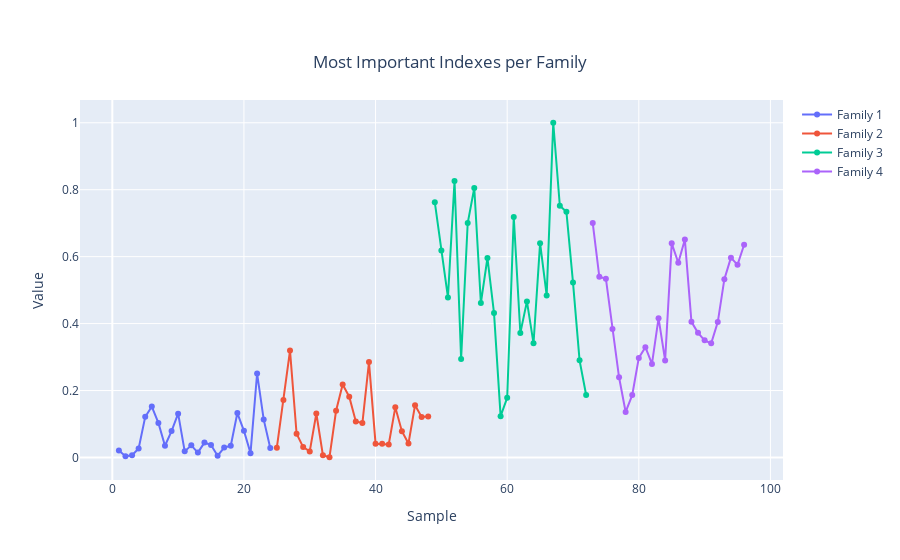

The code cell stored with this chart in its notebook:
### Code cell
import plotly.graph_objects as go

fig = go.Figure()

# Family 1
fig.add_trace(go.Scatter(x = family1.loc["k__Bacteria;p__TM7;c__TM7-3;o__;f__;g__"].index, 
                         y = family1.loc["k__Bacteria;p__TM7;c__TM7-3;o__;f__;g__"],
                         mode = 'lines+markers',
                         name = 'Family 1'))

# Family 2
fig.add_trace(go.Scatter(x = family2.loc["k__Bacteria;p__TM7;c__TM7-3;o__;f__;g__"].index, 
                         y = family2.loc["k__Bacteria;p__TM7;c__TM7-3;o__;f__;g__"],
                         mode = 'lines+markers',
                         name = 'Family 2'))

# Family 3
fig.add_trace(go.Scatter(x = family3.loc["k__Bacteria;p__Firmicutes;c__Bacilli;o__Lactobacillales;f__Streptococcaceae;g__Streptococcus"].index, 
                         y = family3.loc["k__Bacteria;p__Firmicutes;c__Bacilli;o__Lactobacillales;f__Streptococcaceae;g__Streptococcus"],
                         mode='lines+markers',
                         name='Family 3'))

# Family 4
fig.add_trace(go.Scatter(x=family4.loc["k__Bacteria;p__Firmicutes;c__Bacilli;o__Lactobacillales;f__Streptococcaceae;g__Streptococcus"].index, 
                         y=family4.loc["k__Bacteria;p__Firmicutes;c__Bacilli;o__Lactobacillales;f__Streptococcaceae;g__Streptococcus"],
                         mode='lines+markers',
                         name='Family 4'))

fig.update_layout(
    title={
        'text': "Most Important Indexes per Family",
        'y':0.9,
        'x':0.5,
        'xanchor': 'center',
        'yanchor': 'top'},


    xaxis_title="Sample",
    yaxis_title="Value")


fig.show()

fig.write_image("PCA Plots/Important Indexes.png")

### Figure 1 — Plotly figure (JSON) as saved in the notebook; plotly's stock layout.template omitted (floating-point values rounded to 4 significant figures)
{"data": [{"mode": "lines+markers", "name": "Family 1", "type": "scatter", "x": ["1", "2", "3", "4", "5", "6", "7", "8", "9", "10", "11", "12", "13", "14", "15", "16", "17", "18", "19", "20", "21", "22", "23", "24"], "y": [0.02114, 0.003666, 0.006685, 0.02701, 0.1214, 0.1521, 0.1032, 0.03506, 0.07877, 0.1309, 0.01827, 0.03631, 0.01464, 0.04453, 0.03706, 0.00542, 0.02953, 0.03512, 0.1328, 0.07979, 0.01302, 0.2508, 0.1138, 0.0285]}, {"mode": "lines+markers", "name": "Family 2", "type": "scatter", "x": ["25", "26", "27", "28", "29", "30", "31", "32", "33", "34", "35", "36", "37", "38", "39", "40", "41", "42", "43", "44", "45", "46", "47", "48"], "y": [0.02945, 0.1718, 0.3193, 0.07074, 0.03111, 0.01821, 0.1315, 0.006763, 0.0007199, 0.1395, 0.2178, 0.1818, 0.1076, 0.1029, 0.285, 0.04121, 0.04078, 0.0389, 0.1499, 0.07845, 0.04178, 0.1562, 0.1209, 0.1225]}, {"mode": "lines+markers", "name": "Family 3", "type": "scatter", "x": ["49", "50", "51", "52", "53", "54", "55", "56", "57", "58", "59", "60", "61", "62", "63", "64", "65", "66", "67", "68", "69", "70", "71", "72"], "y": [0.7626, 0.618, 0.4783, 0.8259, 0.2945, 0.7005, 0.805, 0.4614, 0.596, 0.4314, 0.1234, 0.1785, 0.7186, 0.3717, 0.4664, 0.341, 0.6403, 0.484, 1, 0.7521, 0.7338, 0.5229, 0.2902, 0.1867]}, {"mode": "lines+markers", "name": "Family 4", "type": "scatter", "x": ["73", "74", "75", "76", "77", "78", "79", "80", "81", "82", "83", "84", "85", "86", "87", "88", "89", "90", "91", "92", "93", "94", "95", "96"], "y": [0.7005, 0.5398, 0.5341, 0.3835, 0.2396, 0.136, 0.1863, 0.2975, 0.3295, 0.2794, 0.4161, 0.2901, 0.6398, 0.5817, 0.651, 0.4052, 0.3725, 0.3499, 0.3411, 0.4046, 0.5327, 0.5971, 0.5754, 0.6355]}], "layout": {"title": {"text": "Most Important Indexes per Family", "x": 0.5, "xanchor": "center", "y": 0.9, "yanchor": "top"}, "xaxis": {"title": {"text": "Sample"}}, "yaxis": {"title": {"text": "Value"}}}}
